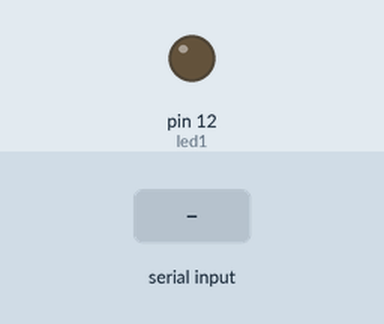
Recording of a sketch running on a simulated Arduino Uno, built with avr-gcc and run on an emulated ATmega328P. Shown: output pins drawn as LEDs (lit = HIGH). Inputs (shaded band) come from the test bench.

Above: at 1.2 s.
1.3 s: "B" received over Serial
At 2.3 s:
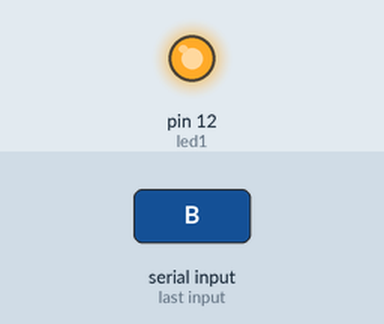
2.8 s: "A" received over Serial
At 3.5 s:
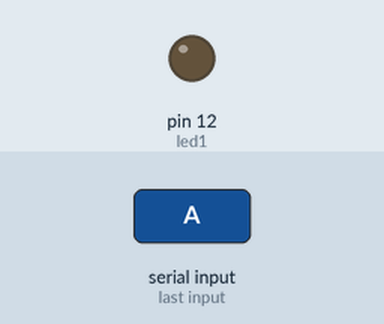
Timing chart, 0 to 5.8 s (numbered marks = the images above; inputs shaded):
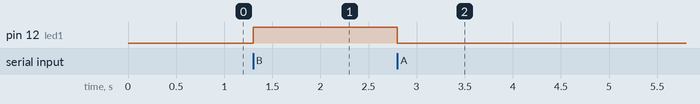

Measured:
- after the input at 1.3 s, pin 12 (led1): LOW → HIGH at once
- after the input at 2.8 s, pin 12 (led1): HIGH → LOW at once

The sketch:

focos_bluetooth.ino
```cpp
int led1 = 12;
int rx = 0;


void setup() {
    Serial.begin(9600);
    pinMode(led1, OUTPUT);
}

void loop() {
  //programacion a traves de estructura condicional
//    if (Serial.available () > 0) {
//    rx = Serial.read();
//    /*led 1*/
//    if (rx == '1') {
//      digitalWrite(led1, LOW);
//      Serial.println("LED 1 APAGADO");
//    }
//    if(rx == '2'){
//      digitalWrite(led1, HIGH);
//      Serial.println("LED 1 ENCENDIDO");
//    }
//
//
//}

if (Serial.available () > 0)
  {
    rx = Serial.read();
}
  switch(rx)
    {

      //habitacion 1
      case 'B':
      digitalWrite(led1, HIGH);
      break;
      case 'A':
      digitalWrite(led1, LOW);
      break;
  }


}
```
